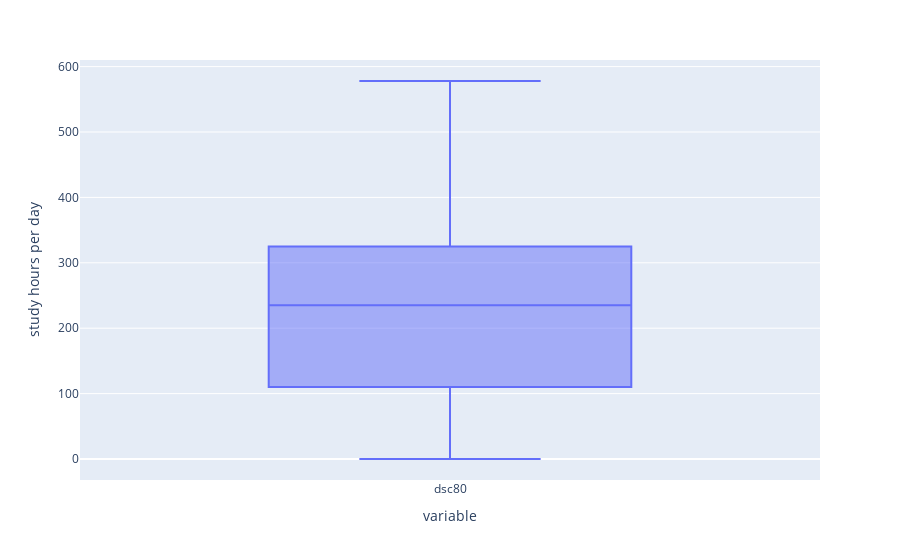

Notebook code cell kept with this figure:
### Code cell
px.box(dsc80['dsc80'], labels={'value':'study hours per day'})

### Figure 1 — Plotly figure (JSON) as saved in the notebook; plotly's stock layout.template omitted (floating-point values rounded to 4 significant figures)
{"data": [{"alignmentgroup": "True", "hovertemplate": "variable=%{x}<br>study hours per day=%{y}<extra></extra>", "legendgroup": "", "marker": {"color": "#636efa"}, "name": "", "notched": false, "offsetgroup": "", "orientation": "v", "showlegend": false, "type": "box", "x": ["dsc80", "dsc80", "dsc80", "dsc80", "dsc80", "dsc80", "dsc80", "dsc80", "dsc80", "dsc80", "dsc80", "dsc80", "dsc80", "dsc80", "dsc80", "dsc80", "dsc80", "dsc80", "dsc80", "dsc80", "dsc80", "dsc80", "dsc80", "dsc80", "dsc80", "dsc80", "dsc80", "dsc80", "dsc80", "dsc80", "dsc80", "dsc80", "dsc80", "dsc80", "dsc80", "dsc80", "dsc80", "dsc80", "dsc80", "dsc80", "dsc80", "dsc80", "dsc80", "dsc80", "dsc80", "dsc80", "dsc80", "dsc80", "dsc80", "dsc80", "dsc80", "dsc80", "dsc80", "dsc80", "dsc80", "dsc80", "dsc80", "dsc80", "dsc80", "dsc80", "dsc80", "dsc80", "dsc80", "dsc80", "dsc80", "dsc80", "dsc80", "dsc80", "dsc80", "dsc80", "dsc80", "dsc80", "dsc80", "dsc80"], "x0": " ", "xaxis": "x", "y": [0, 150, 30, 230, 0, 280, 0, 70, 150, 105, 250, 430, 550, 60, 165, 110, 260, 410, 45, 30, 0, 20, 210, 310, 330, 180, 455, 320, 300, 240, 360, 205, 0, 0, 0, 0, 180, 280, 250, 90, 180, 260, 20, 225, 290, 210, 350, 220, 300, 175, 330, 420, 165, 160, 0, 330, 270, 275, 560, 150, 570, 330, 465, 135, 280, 325, 300, 330, 320, 480, 420, 578, 145, 260], "y0": " ", "yaxis": "y"}], "layout": {"boxmode": "group", "legend": {"tracegroupgap": 0}, "margin": {"t": 60}, "xaxis": {"anchor": "y", "domain": [0, 1], "title": {"text": "variable"}}, "yaxis": {"anchor": "x", "domain": [0, 1], "title": {"text": "study hours per day"}}}}
